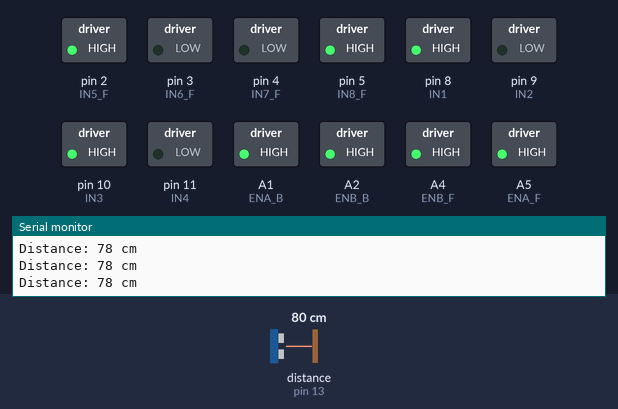
Recording of a sketch running on a simulated Arduino Uno, built with avr-gcc and run on an emulated ATmega328P. On the bench: switched loads named in the sketch (green lamp = pin HIGH), the last lines printed to the serial monitor. Wiring (inferred from the names in the program): ultrasonic range finder: trigger pin 12; echo pin 13. Inputs (shaded band) come from the test bench; at power-on: distance to the obstacle (sensor on pin 13) 80 cm. The echo pulse lasts 58.3 µs per cm; pins used as bus, display or sensor lines are not drawn.

Above: at 1.2 s.
1.3 s: distance to the obstacle (sensor on pin 13) set to 54 cm
2.8 s: distance to the obstacle (sensor on pin 13) set to 46 cm
At 3.3 s:
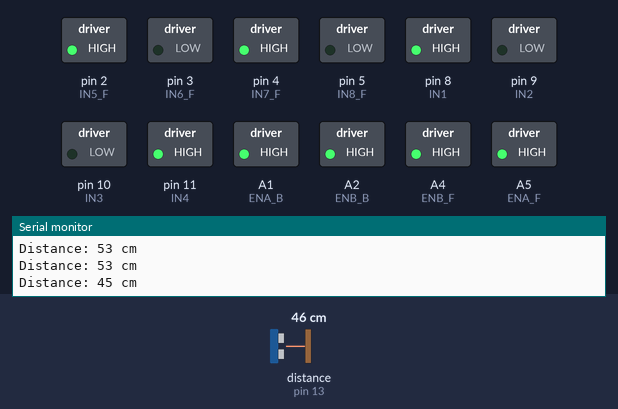
At 4.5 s:
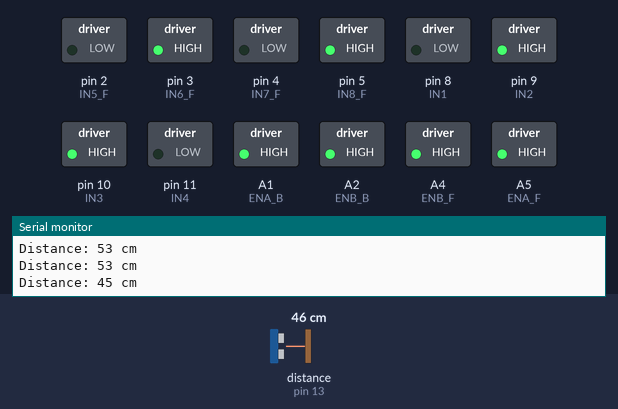
5.8 s: distance to the obstacle (sensor on pin 13) set to 60 cm
At 5.93 s:
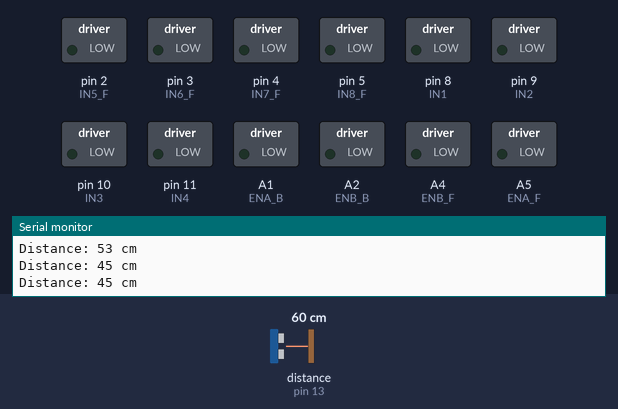
Timing chart, 0 to 8.8 s (numbered marks = the images above; inputs shaded):
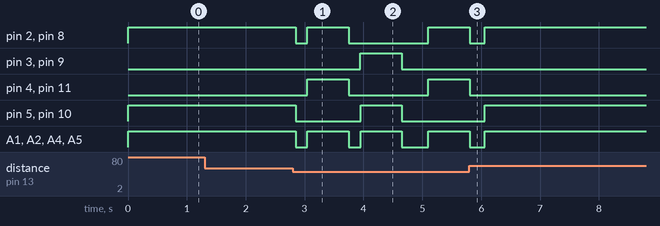

Measured:
- the behaviour switches between 52 and 51 cm on distance to the obstacle (sensor on pin 13) (found by bisection; images 0 and 1)
- after the input at 2.8 s, pin 2 (IN5_F): HIGH → LOW after 0.05 s, → HIGH 0.20 s later, → LOW 0.70 s later, → HIGH 1.4 s later; pin 3 (IN6_F): LOW → HIGH after 1.1 s, → LOW 0.70 s later
- after the input at 5.8 s, pin 3 (IN6_F), pin 9 (IN2): stops changing and stays LOW; pin 4 (IN7_F), pin 11 (IN4): goes on until 5.8 s, then stays LOW

The sketch:

obstacle_avoiding_car.ino
```cpp
// ---------------- Motor Pins ----------------
int IN1 = 8;
int IN2 = 9;
int ENA_F = A5;

int IN3 = 10;
int IN4 = 11;
int ENB_F = A4;

int IN5_F = 2;
int IN6_F = 3;

int IN7_F = 4;
int IN8_F = 5;

int ENA_B = A1;
int ENB_B = A2;

// ---------------- Ultrasonic ----------------
const int trig = 12;
const int echoPin = 13;

// ---------------- Read Distance ----------------
long readDistance() {
  digitalWrite(trig, LOW);
  delayMicroseconds(2);

  digitalWrite(trig, HIGH);
  delayMicroseconds(10);

  digitalWrite(trig, LOW);

  long duration = pulseIn(echoPin, HIGH, 30000);

  if (duration == 0)
    return 999;

  return duration * 0.034 / 2;
}

// ---------------- Setup ----------------
void setup() {

  Serial.begin(9600);

  pinMode(trig, OUTPUT);
  pinMode(echoPin, INPUT);

  pinMode(IN1, OUTPUT);
  pinMode(IN2, OUTPUT);

  pinMode(IN3, OUTPUT);
  pinMode(IN4, OUTPUT);

  pinMode(IN5_F, OUTPUT);
  pinMode(IN6_F, OUTPUT);

  pinMode(IN7_F, OUTPUT);
  pinMode(IN8_F, OUTPUT);

  pinMode(ENA_F, OUTPUT);
  pinMode(ENB_F, OUTPUT);

  pinMode(ENA_B, OUTPUT);
  pinMode(ENB_B, OUTPUT);
}

// ---------------- Forward ----------------
void forward(int sp) {

  digitalWrite(IN1, HIGH);
  digitalWrite(IN2, LOW);

  digitalWrite(IN3, HIGH);
  digitalWrite(IN4, LOW);

  digitalWrite(IN5_F, HIGH);
  digitalWrite(IN6_F, LOW);

  digitalWrite(IN7_F, LOW);
  digitalWrite(IN8_F, HIGH);

  analogWrite(ENA_F, sp);
  analogWrite(ENB_F, sp);
  analogWrite(ENA_B, sp);
  analogWrite(ENB_B, sp);
}

// ---------------- Backward ----------------
void backward(int sp) {

  digitalWrite(IN1, LOW);
  digitalWrite(IN2, HIGH);

  digitalWrite(IN3, LOW);
  digitalWrite(IN4, HIGH);

  digitalWrite(IN5_F, LOW);
  digitalWrite(IN6_F, HIGH);

  digitalWrite(IN7_F, HIGH);
  digitalWrite(IN8_F, LOW);

  analogWrite(ENA_F, sp);
  analogWrite(ENB_F, sp);
  analogWrite(ENA_B, sp);
  analogWrite(ENB_B, sp);
}

// ---------------- Stop ----------------
void stopMotors() {

  digitalWrite(IN1, LOW);
  digitalWrite(IN2, LOW);

  digitalWrite(IN3, LOW);
  digitalWrite(IN4, LOW);

  digitalWrite(IN5_F, LOW);
  digitalWrite(IN6_F, LOW);

  digitalWrite(IN7_F, LOW);
  digitalWrite(IN8_F, LOW);

  analogWrite(ENA_F, 0);
  analogWrite(ENB_F, 0);
  analogWrite(ENA_B, 0);
  analogWrite(ENB_B, 0);
}

// ---------------- Right Turn ----------------
void rightTurn(int sp) {

  digitalWrite(IN1, HIGH);
  digitalWrite(IN2, LOW);

  digitalWrite(IN3, LOW);
  digitalWrite(IN4, HIGH);

  digitalWrite(IN5_F, HIGH);
  digitalWrite(IN6_F, LOW);

  digitalWrite(IN7_F, HIGH);
  digitalWrite(IN8_F, LOW);

  analogWrite(ENA_F, sp);
  analogWrite(ENB_F, sp);
  analogWrite(ENA_B, sp);
  analogWrite(ENB_B, sp);
}

// ---------------- Left Turn ----------------
void leftTurn(int sp) {

  digitalWrite(IN1, LOW);
  digitalWrite(IN2, HIGH);

  digitalWrite(IN3, HIGH);
  digitalWrite(IN4, LOW);

  digitalWrite(IN5_F, LOW);
  digitalWrite(IN6_F, HIGH);

  digitalWrite(IN7_F, LOW);
  digitalWrite(IN8_F, HIGH);

  analogWrite(ENA_F, sp);
  analogWrite(ENB_F, sp);
  analogWrite(ENA_B, sp);
  analogWrite(ENB_B, sp);
}

// ---------------- Main Loop ----------------
void loop() {

  long d = readDistance();

  Serial.print("Distance: ");
  Serial.print(d);
  Serial.println(" cm");

  if (d <= 50) {

    stopMotors();
    delay(200);

    // Try right
    rightTurn(180);
    delay(700);

    stopMotors();
    delay(200);

    d = readDistance();

    // If still blocked, try left
    if (d <= 50) {

      leftTurn(180);
      delay(700);

      stopMotors();
      delay(200);
    }

  } else {

    forward(180);
  }

  delay(50);
}
```
